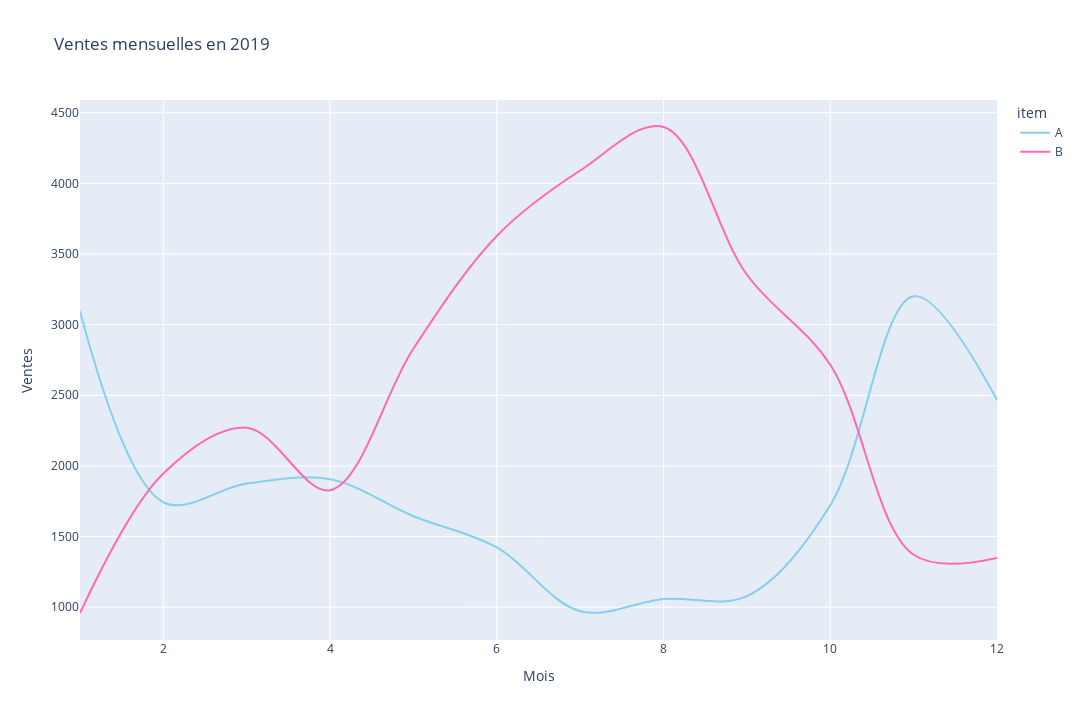

The code cell stored with this chart in its notebook:
### Code cell
plot_product_sales(dataframe=sales_by_product, x="month", y="total_per_month", title="Ventes mensuelles en 2019", x_title="Mois", y_title= "Ventes", style="spline")

### Figure 1 — Plotly figure (JSON) as saved in the notebook; plotly's stock layout.template omitted (floating-point values rounded to 4 significant figures)
{"data": [{"hovertemplate": "item=A<br>month=%{x}<br>total_per_month=%{y}<extra></extra>", "legendgroup": "A", "line": {"color": "skyblue", "dash": "solid", "shape": "spline"}, "marker": {"symbol": "circle"}, "mode": "lines", "name": "A", "orientation": "v", "showlegend": true, "type": "scatter", "x": [1, 2, 3, 4, 5, 6, 7, 8, 9, 10, 11, 12], "xaxis": "x", "y": [3095, 1743, 1875, 1906, 1644, 1423, 972, 1058, 1079, 1722, 3201, 2467], "yaxis": "y"}, {"hovertemplate": "item=B<br>month=%{x}<br>total_per_month=%{y}<extra></extra>", "legendgroup": "B", "line": {"color": "hotpink", "dash": "solid", "shape": "spline"}, "marker": {"symbol": "circle"}, "mode": "lines", "name": "B", "orientation": "v", "showlegend": true, "type": "scatter", "x": [1, 2, 3, 4, 5, 6, 7, 8, 9, 10, 11, 12], "xaxis": "x", "y": [959, 1947, 2271, 1828, 2831, 3628, 4091, 4399, 3353, 2716, 1371, 1349], "yaxis": "y"}], "layout": {"height": 720, "legend": {"title": {"text": "item"}, "tracegroupgap": 0}, "title": {"text": "Ventes mensuelles en 2019"}, "width": 1080, "xaxis": {"anchor": "y", "autorange": true, "domain": [0, 1], "range": [1, 12], "showspikes": true, "title": {"text": "Mois"}, "type": "linear"}, "yaxis": {"anchor": "x", "autorange": true, "domain": [0, 1], "range": [767.9, 4590.0], "showspikes": true, "title": {"text": "Ventes"}, "type": "linear"}}}
